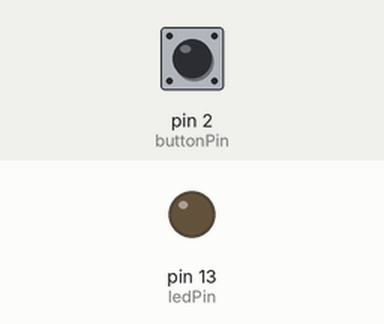
Simulated run of this sketch. Board: Arduino Uno, built with avr-gcc and run on an emulated ATmega328P. Parts: output pins drawn as LEDs (lit = HIGH). Inputs (shaded band) come from the test bench; at power-on: pin 2 (buttonPin) HIGH. What the sketch prints to the serial monitor is not drawn.

Above: at 1.2 s.
1.3 s: pin 2 (buttonPin) pulled LOW for 0.15 s
At 2.9 s:
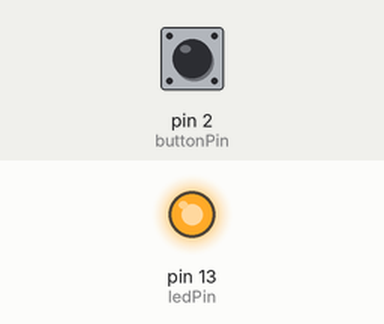
4.3 s: pin 2 (buttonPin) pulled LOW for 1 s
Timing chart, 0 to 13.3 s (numbered marks = the images above; inputs shaded):
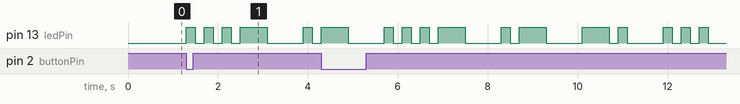

Measured:
- after the input at 1.3 s, pin 13 (ledPin): goes 3 × (HIGH 0.20 s, LOW 0.20 s), HIGH 0.60 s, LOW 0.80 s, HIGH 0.20 s, then LOW, starting at once

The sketch:

1.1P_morsecode.ino
```cpp
const int ledPin = LED_BUILTIN; // LED pin
const int buttonPin = 2;        // Button pin
const int dotDuration = 200;     // Duration of a dot. Consider this 200ms as 'T'.
//dotDuration is also same for the time gap between two dots or a dot & a dash of a single character.
const int dashDuration = 600;   // Duration of a dash. it will be '3T'
const int characterDuration = 600;    // Pause between characters of same word. it equals the time '3T'

bool isBlinking = false;
volatile bool resetFlag = false; // Volatile because it is used in the ISR

void blinkDot() {
  digitalWrite(ledPin, HIGH);
  delay(dotDuration);
  digitalWrite(ledPin, LOW); //this will OFF led for a time interval of 'T' or dotduration representing time gap after which led for the next dot or dash will get ON
  delay(dotDuration);
  Serial.print(".");
}

void blinkDash() {
  digitalWrite(ledPin, HIGH);
  delay(dashDuration);
  digitalWrite(ledPin, LOW);
  delay(dotDuration);
  Serial.print("-");
}

//Only morse code of V,A,N,S,H is added. it can be extended to include all other alphabets
void blinkCharacter(char c)
{
  if (c == 'V')
  {
    blinkDot(); blinkDot(); blinkDot(); blinkDash(); // V: ...-
  }
  else if (c == 'A')
  {
    blinkDot(); blinkDash(); // A: .-
  }
  else if (c == 'N')
  {
    blinkDash(); blinkDot(); // N: -.
  }
  else if (c == 'S')
  {
    blinkDot(); blinkDot(); blinkDot(); // S: ...
  }
  else if (c == 'H')
  {
    blinkDot(); blinkDot(); blinkDot(); blinkDot(); // H: ....
  }
  delay(characterDuration); // Pause between letters
  Serial.print(" ");   // Print a space between the characters of the name
}

void Name(char name[], int length)
{
  for (int i = 0; i < length; i++)
  {
    blinkCharacter(name[i]);
    if (resetFlag) break; // Check for reset flag after each character. this make the morse code to start again when button is pressed.
  }
}

// Interrupt service routine (ISR) to set the reset flag
void handleButtonPress() {
  resetFlag = true;
}

void setup() {
  pinMode(ledPin, OUTPUT);
  pinMode(buttonPin, INPUT_PULLUP);
  Serial.begin(9600);

  // Attach interrupt to the button pin
  attachInterrupt(digitalPinToInterrupt(buttonPin), handleButtonPress, FALLING);
}

void loop() {
  if (resetFlag) {
    resetFlag = false; // Clear the reset flag
    isBlinking = true;
  }

  if (isBlinking) {
    Serial.println("VANSH in Morse code");
    char name[] = {'V', 'A', 'N', 'S', 'H'}; // Name to blink
    int length = sizeof(name); //  / sizeof(name[0]);
    Name(name, length);
    isBlinking = false;
  }
}
```
